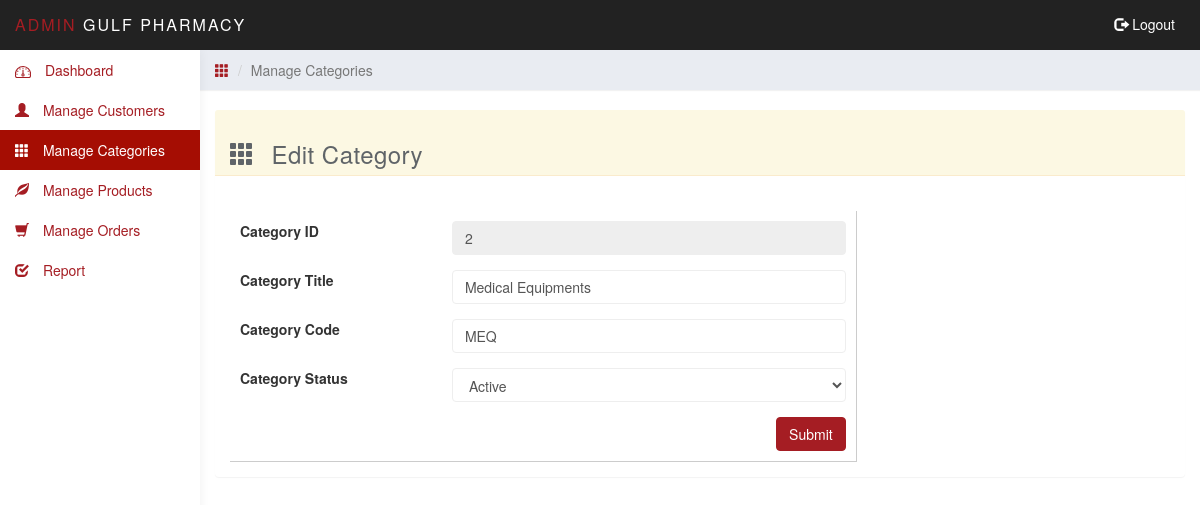
Page /admin/edit_category.php?edit_id=2 (signed in) on the committed database.
### tables this page shows
CREATE TABLE `product_categories` (
  `id` int(11) NOT NULL,
  `category_code` varchar(10) NOT NULL,
  `category_name` varchar(255) NOT NULL,
  `is_active` tinyint(1) NOT NULL DEFAULT '1',
  `status` tinyint(4) NOT NULL,
  `label_color` varchar(50) NOT NULL,
  `created_date` datetime NOT NULL
);

### admin/edit_category.php (the view, shortened to what this page needs)
<?php require_once 'includes/header.php'; ?>
<?php
	$edit = null;
	if($_GET['edit_id']){
		$edit_id = $_GET['edit_id'];
		$selSql = "SELECT * FROM product_categories
		WHERE id = $edit_id";
		$rs = mysqli_query($con, $selSql);
		$edit = mysqli_fetch_assoc($rs);
	}else{
		header('location: categories.php?success=false&msg=Requested record not found !');
	}
 ?>
	<div class="col-sm-9 col-sm-offset-3 col-lg-10 col-lg-offset-2 main">
		<div class="row">
			<ol class="breadcrumb top-bar-margin">
				<li><a href="categories.php"><span class="glyphicon glyphicon-th"></span> </a></li>
				<li class="active">Manage Categories</li>
			</ol>
		</div>
		<br>
		<div class="panel panel-warning">
	  	<div class="panel-heading">
	  		<h3><span class="glyphicon glyphicon-th"></span> Edit Category</h3>
	  		<div id="errorDiv" class="col-sm-8 col-sm-offset-2">
      </div>
      <div class="clearfix"></div>
	  	</div>
	  	<div class="panel-body">
	  		<br>
	  		<div class="col-sm-8"  style="padding: 10px; border-right: 1px solid #ccc;border-bottom: 1px solid #ccc">
	  			<form action="" method="post">
	  				<div class="form-group row">
                        <div class="col-sm-4"><label>Category ID</label>
                       </div>
                        <div class="col-sm-8">
                            <input class="form-control" type="text" id="cat_id" name="cat_id" value="<?=$edit['id'] ?>" disabled>
                        </div>
                    </div>
	  				<div class="form-group row">
                        <div class="col-sm-4">
                            <label for="cat_title">Category Title</label>
                        </div>
                        <div class="col-sm-8">
                            <input class="form-control" type="text" id="cat_title" name="cat_title" value="<?=$edit['category_name'] ?>" required>
                        </div>
                    </div>
	  				<div class="form-group row">
                        <div class="col-sm-4">
                            <label for="cat_code">Category Code</label>
                        </div>
                        <div class="col-sm-8">
                            <input class="form-control" type="text" id="cat_code" name="cat_code" value="<?=$edit['category_code'] ?>" required>
                        </div>
                    </div>
	  				<div class="form-group row">
                        <div class="col-sm-4">
                            <label for="is_active">Category Status</label>
                        </div>
                        <div class="col-sm-8">
                            <select class="form-control" name="is_active" id="" required>
                            	<option value="1" <?=$edit['is_active'] ? 'selected' : '' ?>>Active</option>
                            </select>
                        </div>
                    </div>
                    <div class="pull-right">
                    <button class="btn btn-primary">Submit</button>
                	</div>
	  			</form>
	  			<br>
	  		</div>
	  	</div>
	  </div>
	</div>
</body>
</html>

### admin/css/styles.css (style rules this page uses)
a, a:hover, a:focus { color: #A51D23; }
h1, h2, h3, h4, h5, h6 { color: #5f6468; }
h3, h4 { font-weight: 300; }
.form-control { border: 1px solid #eee; box-shadow: none; }
.btn-primary, .btn-primary:hover, .btn-primary:focus, .btn-primary:active, .btn-primary.active, .open > .dropdown-toggle.btn-primary, .btn-primary.disabled, .btn-primary[disabled], fieldset[disabled] .btn-primary, .btn-primary.disabled:hover, .btn-primary[disabled]:hover, fieldset[disabled] .btn-primary:hover, .btn-primary.disabled:focus, .btn-primary[disabled]:focus, fieldset[disabled] .btn-primary:focus, .btn-primary.disabled:active, .btn-primary[disabled]:active, fieldset[disabled] .btn-primary:active, .btn-primary.disabled.active, .btn-primary[disabled].active, fieldset[disabled] .btn-primary.active { background-color: #A51D23; border-color: #A51D23; }
.panel { border: 0; }
.panel-heading { font-size: 18px; font-weight: 300; letter-spacing: 0.025em; height: 66px; line-height: 45px; }
.breadcrumb { border-radius: 0; padding: 10px 15px; background: #e9ecf2; box-shadow: 0 1px 1px rgba(0, 0, 0, .05); margin: 0 ; }
.top-bar-margin { margin-top:50px; }
.panel-heading .glyphicon { margin-right: 10px; }

### rows in the picture
product_categories: cat_id "2", cat_title "Medical Equipments", cat_code "MEQ", is_active "Active"

### other values in the picture
constant("SYSTEM_NAME") "GULF PHARMACY"
